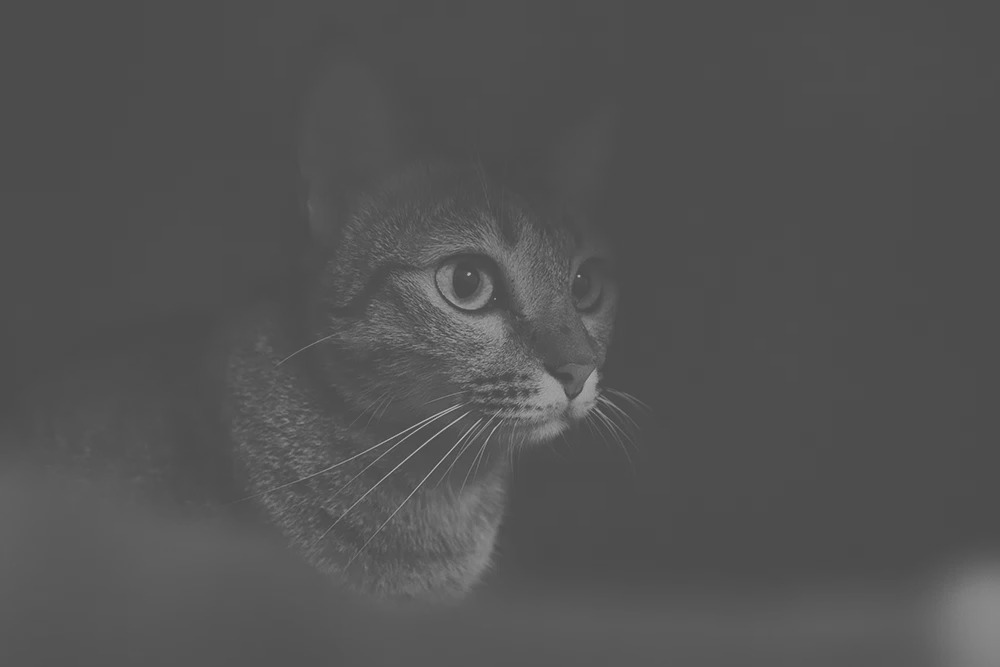
#> input picture csd212/lab3/cat-in-low-dark-gray.jpg, 1000 x 667 px
$ jupyter execute CSD212_Demo_3.ipynb
#> lines starting #> are read from the running program, lines starting #| are printed output that depends on the picture
# Prerequisite
* Load required packages and load images (already uploaded on  blackboard content) in Colab
* Create your own copy of notebook and add required code snippets in between the questions subsections. Also display the figures at each stage.
*Colab can be exported as a notebook file or Python file by **File > Download .ipynb** or **File > Download .py**. Exported notebook files can be reloaded into Google Colab or used in Jupyter Notebook.
* Please go through [Colab document](https://colab.research.google.com/drive/1YKHHLSlG-B9Ez2-zf-YFxXTVgfC_Aqtt) for further information.

* **Use ONLY tensorflow/pytorch operations and basic numpy operations are allowed**
*Special Exception for this Lab-03. You can use cv2.LUT()

[cell 1]
import numpy as np
import cv2 as cv
from matplotlib import pyplot as plt

[cell 2]
img = cv.imread('./cat-in-low-dark-gray.jpg',cv.IMREAD_GRAYSCALE)
#> img is the input picture: shape (667, 1000); min 66, max 188, mean 82.7
print('Image Size is {}'.format(img.shape))
#| Image Size is (667, 1000)
plt.figure(figsize=(5,5))
plt.imshow(img, cmap='gray',vmin=0, vmax=255)
plt.axis('off')
plt.show()

[cell 3]
img_GT = cv.imread('./cat-in-dark-gray.jpg',cv.IMREAD_GRAYSCALE)
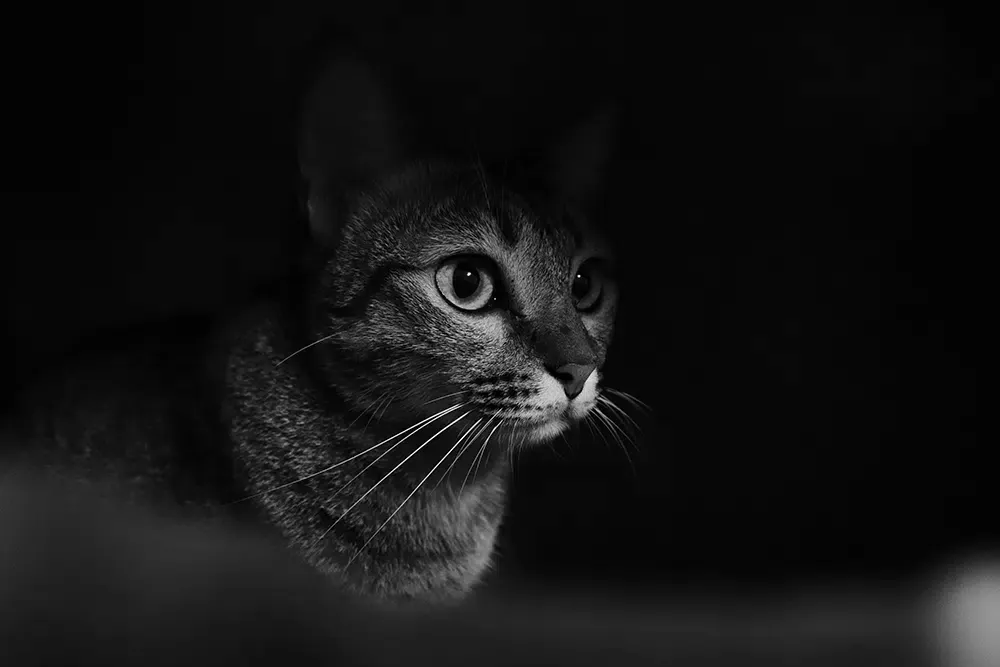
#> input picture csd212/lab3/cat-in-dark-gray.jpg, 1000 x 667 px
#> img_GT: shape (667, 1000); min 0, max 255, mean 18.9
print('Image Size is {}'.format(img_GT.shape))
#| Image Size is (667, 1000)
plt.figure(figsize=(5,5))
plt.imshow(img_GT, cmap='gray',vmin=0, vmax=255)
plt.axis('off')
plt.show()

[cell 4]
img.dtype

#Q1) a)Implement following function in Image "Linear_Contrast_stretching_plot.png" for Contrast Enhancement. Name this function as $lin\_stretch(img, params)$ [3 Marks]
Here $params = [r1,s1,r2,s2]$. Kindly tune the params to get better result.

[cell 5]
def lin_stretch(img, params):
    r1, s1, r2, s2 = params
    l = 255  # Assuming the maximum pixel value is 255

    # Create a lookup table (LUT)
    lut = np.zeros(256, dtype=np.uint8)
    for r in range(256):
        if r < r1:
            s = r / 2
        elif r >= r2 :
            s = l-(l - r)/2
        else:
            # Linear interpolation between the two critical points
            s = s1 + (r - r1) * (s2 - s1) / (r2 - r1)
        lut[r] = int(np.clip(s, 0, 255)) # Ensure the output is within 0-255 range

    # Apply the LUT to the image
    stretched_img = cv.LUT(img, lut)
    return stretched_img

[cell 6]
stretch_plot = cv.imread('./Linear_Contrast_stretching_plot.png')
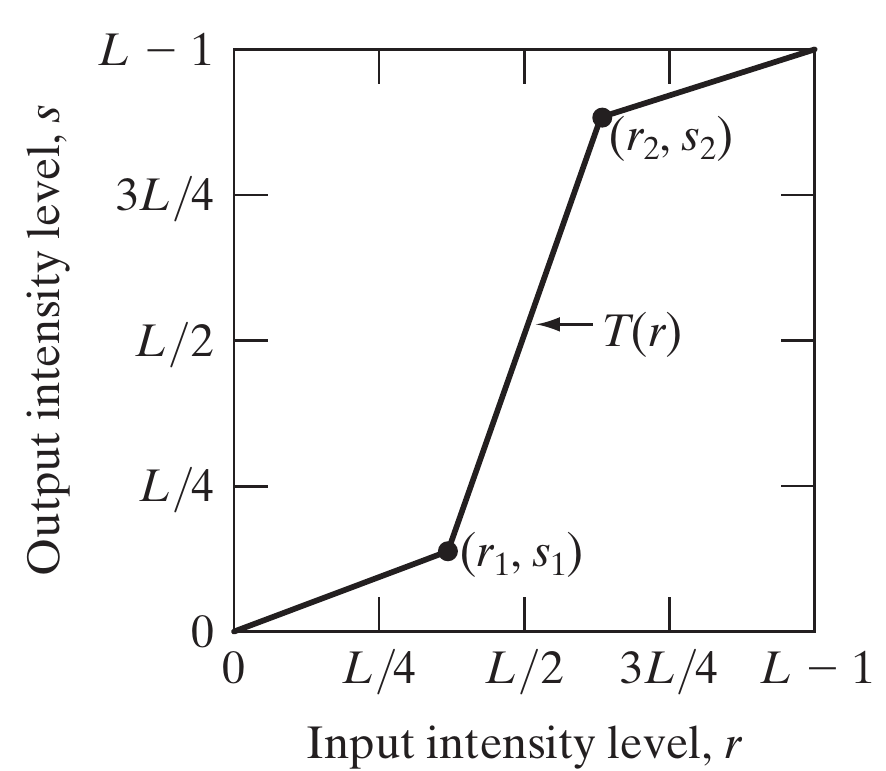
#> input picture csd212/lab3/Linear_Contrast_stretching_plot.png, 886 x 771 px
#> stretch_plot is the input picture: shape (771, 886, 3); mean B, G, R 246.2, 246.2, 246.4
plt.figure(figsize=(5,5))
plt.imshow(stretch_plot)
plt.axis('off')
plt.show()

#Q1) b) Apply $lin\_stretch$ function on $img$ and calculate its root mean squared error (RMSE) with $img\_GT$ [2 Marks]

[cell 7]
r1 = int(3 * 255 / 8)
r2 = 255-r1
s1 = r1 / 2
s2 = 255 - (255 - r2)/2
params = [r1, s1, r2, s2]
enhanced_img = lin_stretch(img, params)
#> in lin_stretch, `stretched_img = cv.LUT(img, lut)`:
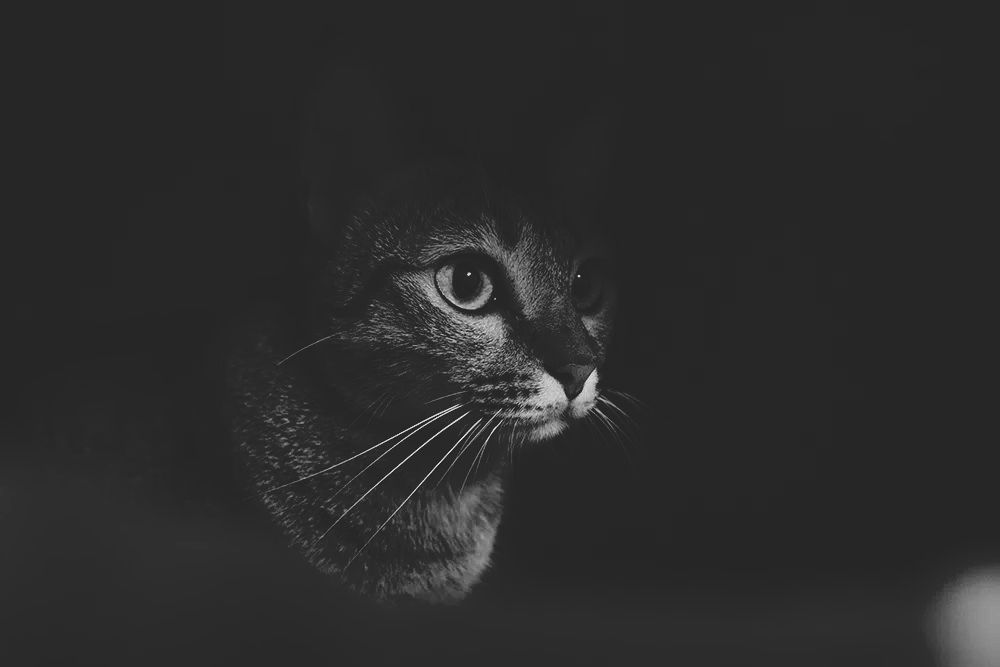
#> stretched_img: shape (667, 1000); min 33, max 221, mean 43.4
